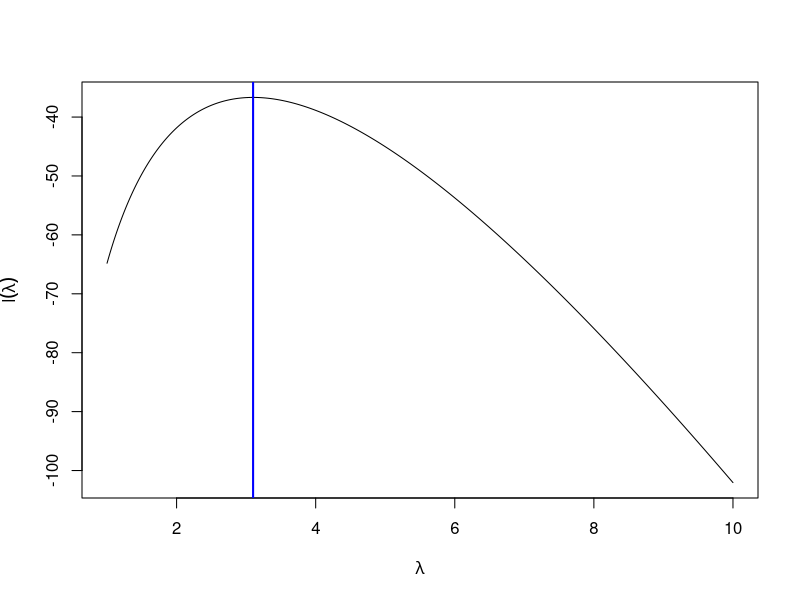

Here is the R script that generated this plot:
## ---- chunk 1
lambda_true <- 4; n <- 20

y <- rpois(n=n, lambda=lambda_true)
lambda_hat <- mean(y)

log_likelihood <- function(lambda, y){
  n <- length(y)
  sum <- 0
  for(i in 1:n){
    sum <- sum + dpois(y[i], lambda=lambda, log=TRUE)
  }
  return(sum)
} 

lambda_grid <- seq(from=1, to=10, length.out=1000)

log_likelihood_values <- log_likelihood(lambda_grid, y=y)

plot(x=lambda_grid, y=log_likelihood_values, type="l", xlab=expression(lambda), ylab=expression(l(lambda)))

abline(v=lambda_hat, col="blue", lwd=2)
## ---- chunk 2
set.seed(1)
lambda_true <- 4; n<- 20
y <- rpois(n=n, lambda=lambda_true)

lprime <- function(lambda, y){
  n <- length (y)
  derivative <- sum ((y / lambda)-1)
  return(derivative)
  }

lambda_hat <- mean(y)
lambda_hat

checking_function <- lprime(lambda_hat, y)
checking_function
